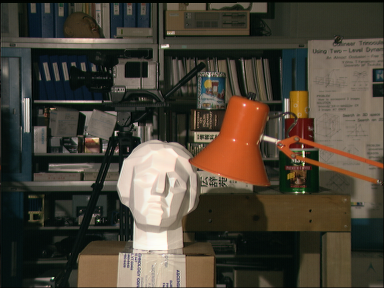
#> input picture ex1/left.png, 384 x 288 px
$ jupyter execute --allow-errors image_reconstruction.ipynb
#> lines starting #> are read from the running program, lines starting #| are printed output that depends on the picture
# 3D Reconstruction from 2D Images  #

## Abstract ##
Image reconstruction in any form has always been a huge area of study for image understanding by revealing more information about a scene than just what is contained in the pixels of an image. The most popular algorithm recently primarily relies on using deep learning as a method for reconstruction to train models to read large amounts of image data and learn images rather than deal with the complex camera calibration process. However, due to the scarcity of large training data sets and the limited amount of processing power, semi-global block matching (SGBM) serves as a much more efficient algorithm for reconstruction. SGBM combined with point cloud plotting requires only two similar images capturing the same object to give an accurate representation of the object in 3D.

## Introduction ##
3D reconstruction is a process of building up a three dimensional reconstruction with a given amount of 2D images. This helps provide depth to otherwise flat images and likely give a more realistic view of an object in its real life state as opposed to on camera. The problem includes having multiple pictures of objects that need to be reconstructed in 3D. The images must be taken on different angles and the more images there are of the subject, the more data we can work with creating a more reliable model.

## Existing Methods ##
A few researchers have investigated ways to complete 3D reconstruction. Tomasi and Kanade (1992) proposed using a rank theorem to factorize the measurement matrix (a matrix representing an image stream tracked through multiple frames) into shape and motion under orthography while taking advantage of the linear algebraic properties of orthographic projection [1]. The downfall of this method, however, is that it makes an assumption about the orthographic projection. The algorithm is robust in many situations but not for perspective effects (three dimensional objects projected on a picture plane). This factorization method has subsequently been followed by Poelman and Kanade (1997) introducing the paraperspective factorization method which can be applied to a much wider range of motion scenarios, including “image sequences containing motion toward the camera and aerial image sequences of terrain taken from a low-altitude airplane” [2]. Recently, people have started using deep learning as a method for reconstruction, redefining the ill-posed 3D reconstruction problem as a recognition problem by training deep learning models to learn images rather than deal with the complex camera calibration process in the past [3].

## Challenges ##
Although accurate, the effectiveness of deep learning models come at a price. First of all, there must be an availability of large training data sets. Secondly, the device that the model is trained on must possess strong processing power. Furthermore, alternative methods require a rigorous camera calibration process. This means that the camera must be tuned, setup and images must be taken at the right height and angles. The intrinsic and extrinsic camera parameters must also be calculated and retrieved successfully which served as huge obstacles for us during the brainstorming phase. We needed an algorithm that was not only efficient and can be combined with point cloud reconstruction, but also does not require large amounts of image data and training. For these reasons, semi-global block matching was discovered.

## Methodology ##
Semi-global block matching (SGBM) is an extension of the algorithm, semi-global matching (SGM), originally created by Heiko Hirschmuller. SGBM creates an estimation of the disparity map from a pair of stereo images (two offset images that represent the views of what is seen by the left eye and the right eye). An easier way to understand this is, when someone covers different sides of their eyes, the vision in front of them is portrayed at different angles. By combining these two visions, the brain automatically triangulates the 3D coordinates of the scene that is observed and that is how humans perceive depth. The same thing works with cameras too. When two pictures are taken by two cameras at the same height but at different angles on the scene (call it left-image and right-image), the left-image will contain some points of the right-image along an epipolar line (the line that contains X in figure 1) since the two images are just slightly horizontally offset from each other [5].

The algorithm works by matching similar features between these two stereo images by looking for the same pixels in chunks (block sizes) [4]. The goal here is to subtract the maximum and minimum allowed disparity (i.e. the offset), a way to specify the acceptable range for which pixels can move in the blocks, along the epipolar line to get the number of disparities.

As Hirschmuller (2008) puts it, though it is not required that the input images are rectified as this may not always be possible, image rectification does help the stereo matching process by altering the input images such that they appear to have only been taken with a slight horizontal displacement [6]. As a result, the images are assumed to work with epipolar geometry which is the geometric relation between a projected 2D image and their 3D points when the cameras portray the same scene.

During image selection, it was discovered that many 3D movies use a similar approach to make images “pop” from screens. They would combine 2 images that were slight offsets which would later be combined by the glasses that are worn to the movies. Using this principle, the examples pulled and used for the project were largely taken from google images. The searches used to find the images were rather simple such as “3D side by side images”.  Once the proper block sizes and number of disparities were calculated based on image detail and depth, the reconstructions were visualized effectively.

Once a depth map for a set of images has been found, it can then be transformed into a triangle mesh. This is useful because many algorithms in geometry processing use triangle meshes.

To reconstruct a triangle mesh we first start with the depth map, retrieved via block matching, from the two images. Next we need to estimate normals on each of the points in space. This is done with covariance analysis. Once we have the points and their estimated normals we can pass the pairs to the Poisson Surface reconstruction algorithm which by solving a poisson equation and then using the marching cubes algorithm returns a triangle mesh. Once a triangle mesh has been retrieved, we can then use it for different things, like finding a tetrahedral mesh and then using it for finite element analysis or modifying the triangle mesh using boolean operations.

[cell 1]
import numpy as np
from PIL import Image
import cv2
from matplotlib import pyplot as plt
import math
import open3d as o3d
import plotly.graph_objects as go
from plotly.offline import plot

[cell 2]
def depth_map(imgL, imgR, numDisparities, blockSize, location, scaleValue = 0.7):
    """
    This function creates a disparity map using semi-global block matching (SGBM). Given two
    stereo images and the parameters to SGBM, a depth map is calculated and saved. This method and
    implementation was not original and is borrowed from here: https://timosam.com/python_opencv_depthimage/

    The algorithm works by matching similar features between these two stereo images by looking
    for the same pixels in chunks (block sizes). The goal here is by subtracting the maximum and
    minimum allowed disparity (i.e. the offset), a way to specify the acceptable range for which
    pixels can move in the blocks, along the epipolar line to get the number of disparities.
    Argument:
    imgL -- the first stereo image
    imgR -- the second stereo image
    numDisparities -- the number of offsets allowed between images
    blockSize -- the windowsize for image comparison
    location -- path to save images
    scaleValue -- some larger images need to be scaled lower than 70% to be seen on certain pointclouds
    """
    #resize the images
    imgL = cv2.resize(imgL, (math.floor(imgL.shape[1] * scaleValue), math.floor(imgL.shape[0] * scaleValue)))
    imgR = cv2.resize(imgR, (math.floor(imgR.shape[1] * scaleValue), math.floor(imgR.shape[0] * scaleValue)))
    color_image = imgL
    imgL = imgL[:,:,0]
    imgR = imgR[:,:,0]

    #defining the parameters for sgbm, more can be found in the link below:
    #https://docs.opencv.org/3.4/d2/d85/classcv_1_1StereoSGBM.html#details
    left_matcher = cv2.StereoSGBM_create(
        minDisparity=0,
        numDisparities=numDisparities,
        blockSize=blockSize,
        #The larger the values are, the smoother the disparity is.
        #P1 is the penalty on the disparity change by plus or minus 1 between neighbor pixels.
        P1=8 * 3 * blockSize ** 2,
        #P2 is the penalty on the disparity change by more than 1 between neighbor pixels.
        #The algorithm requires P2 > P1 .
        #see stereo_match.cpp sample where some reasonably good P1 and P2 values are shown
        P2=32 * 3 * blockSize ** 2,
        #Maximum allowed difference (in integer pixel units) in the left-right disparity check. Set it to a non-positive value to disable the check.
        disp12MaxDiff=1,
        uniquenessRatio=15,
        speckleWindowSize=0,
        speckleRange=2,
        preFilterCap=63,
        mode=cv2.STEREO_SGBM_MODE_SGBM_3WAY
    )

    #creating the same right matcher as the left matcher
    right_matcher = cv2.ximgproc.createRightMatcher(left_matcher)

    #gives us hole-free depth images
    wls_filter = cv2.ximgproc.createDisparityWLSFilter(matcher_left=left_matcher)
    wls_filter.setSigmaColor(1.2)

    #computes disparity and converts images to desired format
    disparity_left  = left_matcher.compute(imgL, imgR)
    disparity_right = right_matcher.compute(imgR, imgL)
    disparity_left  = np.int16(disparity_left)
    disparity_right = np.int16(disparity_right)
    filteredImg     = wls_filter.filter(disparity_left, imgL, None, disparity_right)

    #normalize depth map
    depth_map = cv2.normalize(src=filteredImg, dst=filteredImg, beta=0, alpha=255, norm_type=cv2.NORM_MINMAX)
    depth_map = np.uint8(depth_map)
    depth_map = cv2.bitwise_not(depth_map) # Invert image. Optional depending on stereo pair
    cv2.imwrite(location + "disparity.png",depth_map)
    cv2.imwrite(location + "color.png", color_image)

    #show original image
    plt.axis('off')
    plt.imshow(color_image)
    plt.show()

    #show depth_map
    plt.axis('off')
    plt.imshow(depth_map, cmap='gray')
    plt.show()

[cell 3]
def plot_mesh(pc, invert=True, color="height"):
    """
    estimates normals for a point cloud and reconstructs a
    triangle mesh using poisson surface reconstruction
    """
    #inverts the z axis if requested
    if invert:
        pc[:, 2] = -pc[:, 2]
    #changes the points into a numpy array and normalizes them
    #with respect to the largest value
    points = np.array([pc[:, 1], -pc[:, 0], pc[:, 2]]).transpose()
    points = points / np.max(points)

    #creates an open3d point cloud object
    pcd = o3d.geometry.PointCloud()
    pcd.points = o3d.utility.Vector3dVector(points)

    #estimates the normals of the point cloud
    pcd.estimate_normals()

    #invert normals
    pcd.normals = o3d.utility.Vector3dVector(-np.asarray(pcd.normals))

    #visualize the point cloud
    o3d.visualization.draw_geometries([pcd], point_show_normal=False)

    #reconstructs and colors a triangle mesh that represents the point cloud
    with o3d.utility.VerbosityContextManager(o3d.utility.VerbosityLevel.Debug) as cm:
        #reconstructs the mesh
        mesh, _ = o3d.geometry.TriangleMesh.create_from_point_cloud_poisson(pcd, depth=9)

        verts = np.asarray(mesh.vertices)
        #colors the mesh
        if color == "random":
            mesh.vertex_colors = o3d.utility.Vector3dVector(np.random.rand(verts.shape[0], 3).astype(np.float64))
        elif color == "height":
            mesh.vertex_colors = o3d.utility.Vector3dVector((verts**2 / np.max(verts)).astype(np.float64))

    mesh.compute_triangle_normals()
    #visualize the mesh
    o3d.visualization.draw_geometries([mesh])

[cell 4]
def compute_pointCloud(locationColour, locationDisparity):
    """
    This function computes a point cloud dataframe that can be plotted. This method and
    implementation was not original and is borrowed from here:
    https://shkspr.mobi/blog/2018/04/reconstructing-3d-models-from-the-last-jedi/?fbclid=IwAR1E5vMr7IlZQXPoMjSoJBEWkN9xvkVVi1kg0_1pbjeuT3M_hwwvMXEKb8M

    This is similar to the algorithm in the last assignment which also creates a numpy array with columns containing
    the world coordinates x, y, z and red, green, blue data information. The z column are the values from the disparity map
    or depth.

    Argument:
    locationColour -- the location of the colour image in the filesystem
    locationDisparity -- the location of the disparity map in the filesystem

    Returns:
    df -- returns the point cloud dataframe
    """
    #read colour image
    colourImg    = Image.open(locationColour)
    colourPixels = colourImg.convert("RGB")

    #get rgb info
    colourArray  = np.array(colourPixels.getdata()).reshape((colourImg.height, colourImg.width) + (3,))

    #get x y info
    indicesArray = np.moveaxis(np.indices((colourImg.height, colourImg.width)), 0, 2)
    imageArray   = np.dstack((indicesArray, colourArray)).reshape((-1,5))

    #get z depth info
    depthImg = Image.open(locationDisparity).convert('L')
    depthArray = np.array(depthImg.getdata())

    #merge depth info with point cloud
    pointCloud = np.insert(imageArray, 2, depthArray, axis = 1)

    #drop all the pixels left out from the disparity comparison
    pointCloud = pointCloud[pointCloud[:, 2] != 255]

    return pointCloud

[cell 5]
def plot_pointCloud(pc, invert = -1):
    '''
    plots the Nx6 point cloud pc in 3D
    assumes (1,0,0), (0,-1,0), (0,0,1) as basis
    '''
    fig = go.Figure(data=[go.Scatter3d(
        x=pc[:, 0],
        y=pc[:, 1],
        z=invert*pc[:, 2],
        mode='markers',
        marker=dict(
            size=2,
            color=pc[:, 3:][..., ::-1],
            opacity=0.8
        )
    )])
    plot(fig)

[cell 6]
#read images
imgL1 = cv2.imread('ex1/left.png',cv2.COLOR_RGB2GRAY)[..., ::-1]
imgR1 = cv2.imread('ex1/right.png',cv2.COLOR_RGB2GRAY)[..., ::-1]
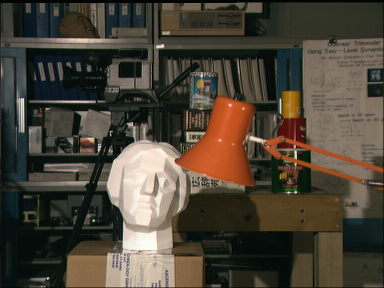
#> input picture ex1/right.png, 384 x 288 px

imgL2 = cv2.imread('ex2/left.jpg',cv2.COLOR_RGB2GRAY)[..., ::-1]
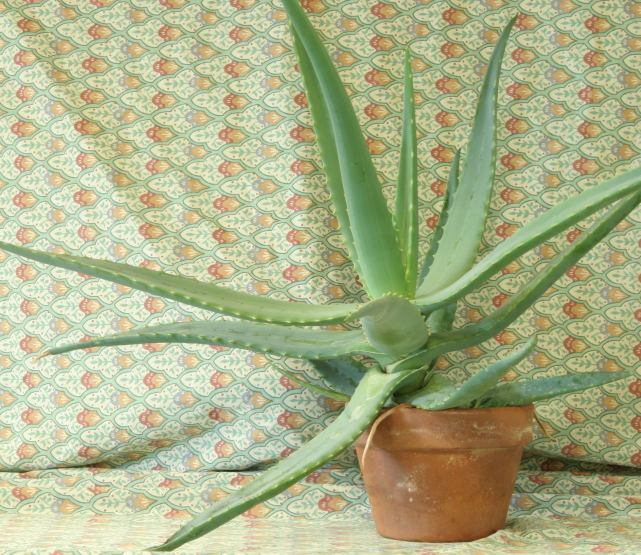
#> input picture ex2/left.jpg, 1282 x 1110 px (shown at 1/2 size)
imgR2 = cv2.imread('ex2/right.jpg',cv2.COLOR_RGB2GRAY)[..., ::-1]
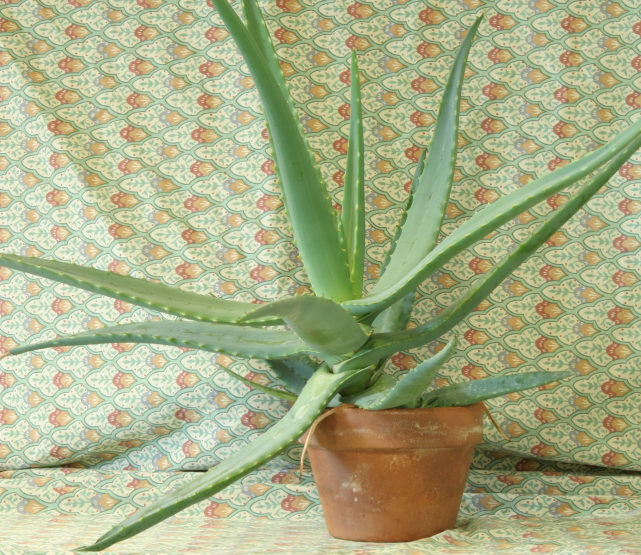
#> input picture ex2/right.jpg, 1282 x 1110 px (shown at 1/2 size)

[cell 7]
#img1 pointcloud
depth_map(imgL1, imgR1, 16, 5, 'ex1/')
#> in depth_map, `disparity_left  = left_matcher.compute(imgL, imgR)`:
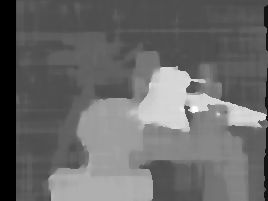
#> disparity_left: shape (201, 268) int16; min -16, max 193, mean 70.7; drawn with min black and max white
pc = compute_pointCloud('ex1/color.png', 'ex1/disparity.png')
plot_pointCloud(pc)
#> (the rest of this cell did not finish here and is left out)


[cell 8]
# #img2 pointcloud
depth_map(imgL2, imgR2, 100, 11, 'ex2/')    #I tested multiple hyperparameters and think this is the best
#> call 2 of depth_map, with numDisparities = 100, blockSize = 11, location = 'ex2/', scaleValue = 0.7
#> in depth_map (call 2), `imgR = cv2.resize(imgR, (math.floor(imgR.shape[1] * scaleValue), math...`:
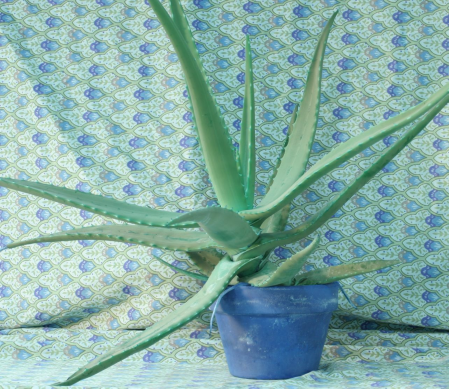
#> imgR: shape (777, 897, 3) (shown at 1/2 size); mean of channels 0, 1, 2 167.9, 174.1, 134; drawn as B, G, R
#> in depth_map (call 2), `imgL = imgL[:,:,0]`:
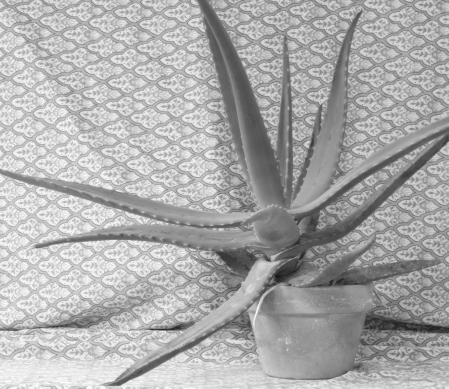
#> imgL: shape (777, 897) (shown at 1/2 size); min 14, max 255, mean 171.1
#> in depth_map (call 2), `imgR = imgR[:,:,0]`:
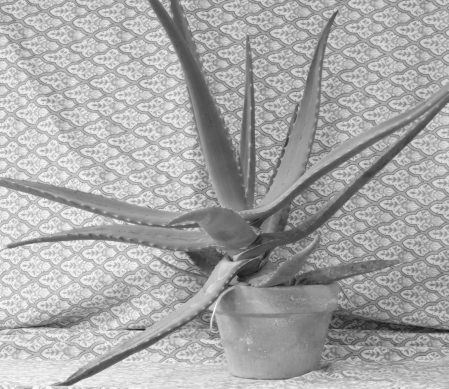
#> imgR: shape (777, 897) (shown at 1/2 size); min 17, max 255, mean 167.9
#> in depth_map (call 2), `disparity_right = right_matcher.compute(imgR, imgL)`:
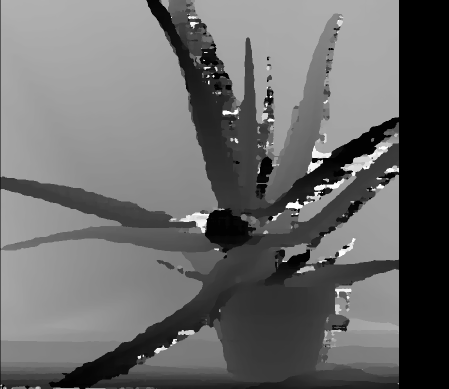
#> disparity_right: shape (777, 897) int16 (shown at 1/2 size); min -1600, max 0, mean -939; drawn with min black and max white
#> in depth_map (call 2), `filteredImg     = wls_filter.filter(disparity_left, imgL, None, dispar..`:
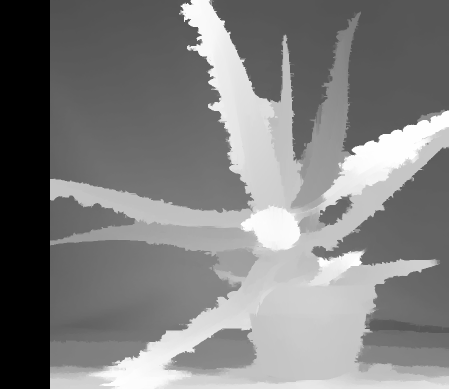
#> filteredImg: shape (777, 897) int16 (shown at 1/2 size); min -16, max 1584, mean 780.8; drawn with min black and max white
#> in depth_map (call 2), `depth_map = cv2.bitwise_not(depth_map)`:
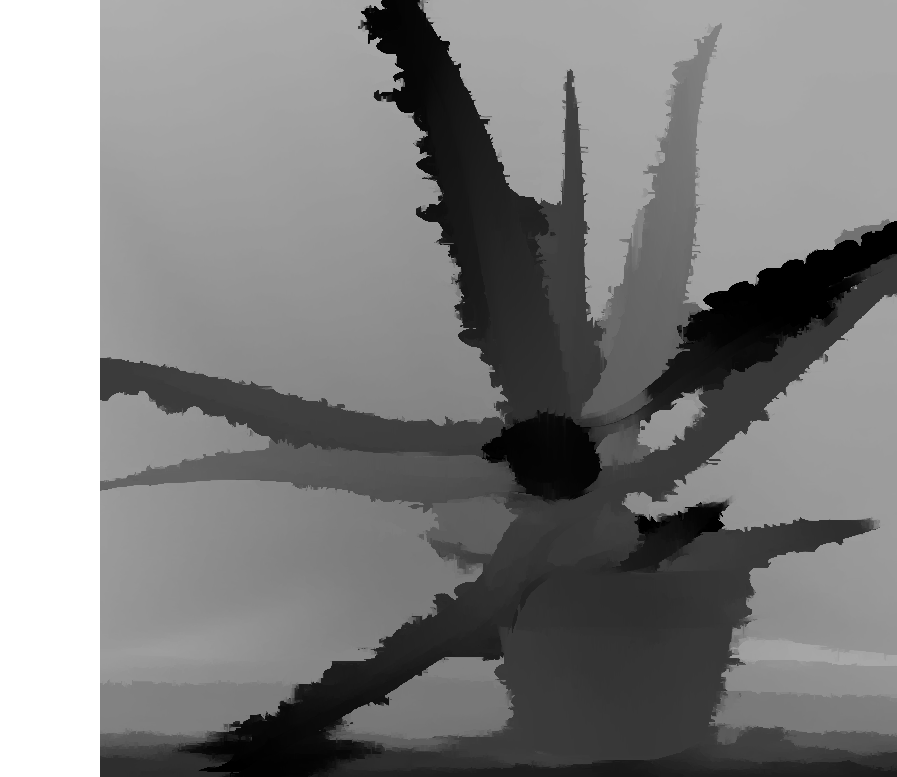
#> depth_map: shape (777, 897); min 0, max 255, mean 128
pc = compute_pointCloud('ex2/color.png', 'ex2/disparity.png')
plot_pointCloud(pc)
#> (the rest of this cell did not finish here and is left out)
